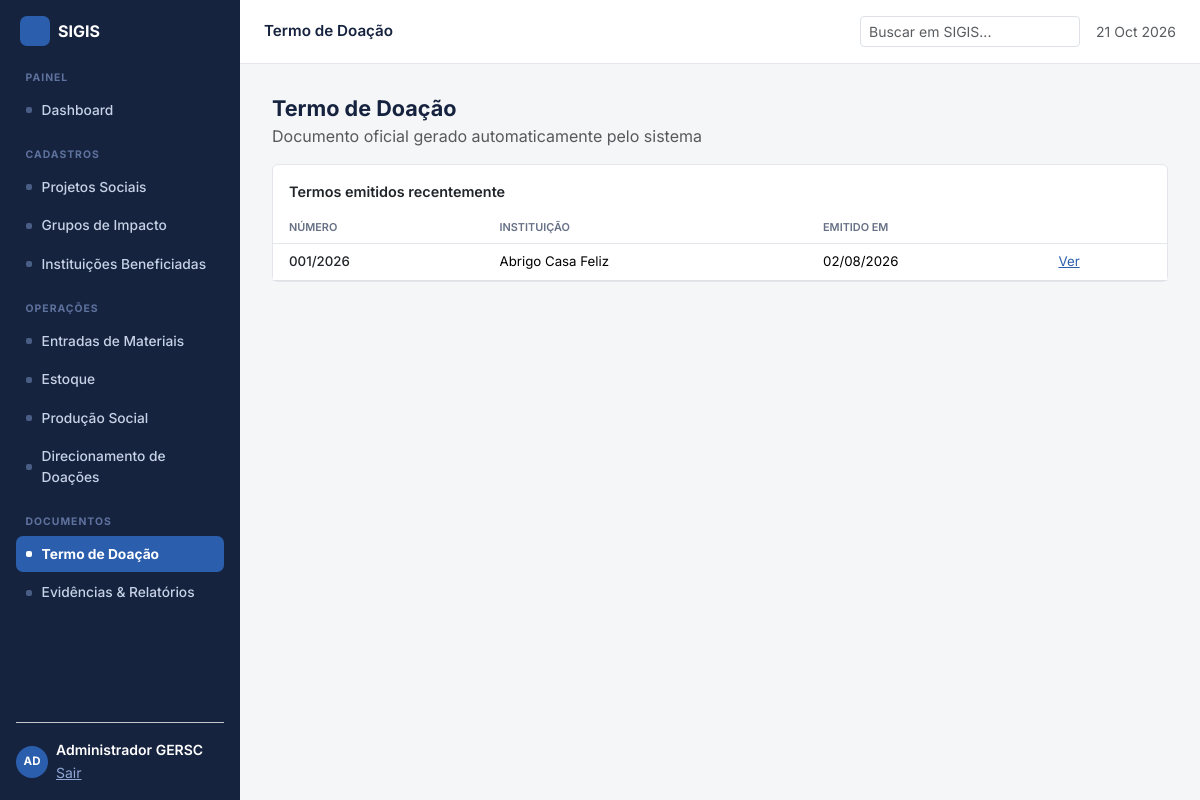
The page /termo.php (signed in) on the database as committed earlier.
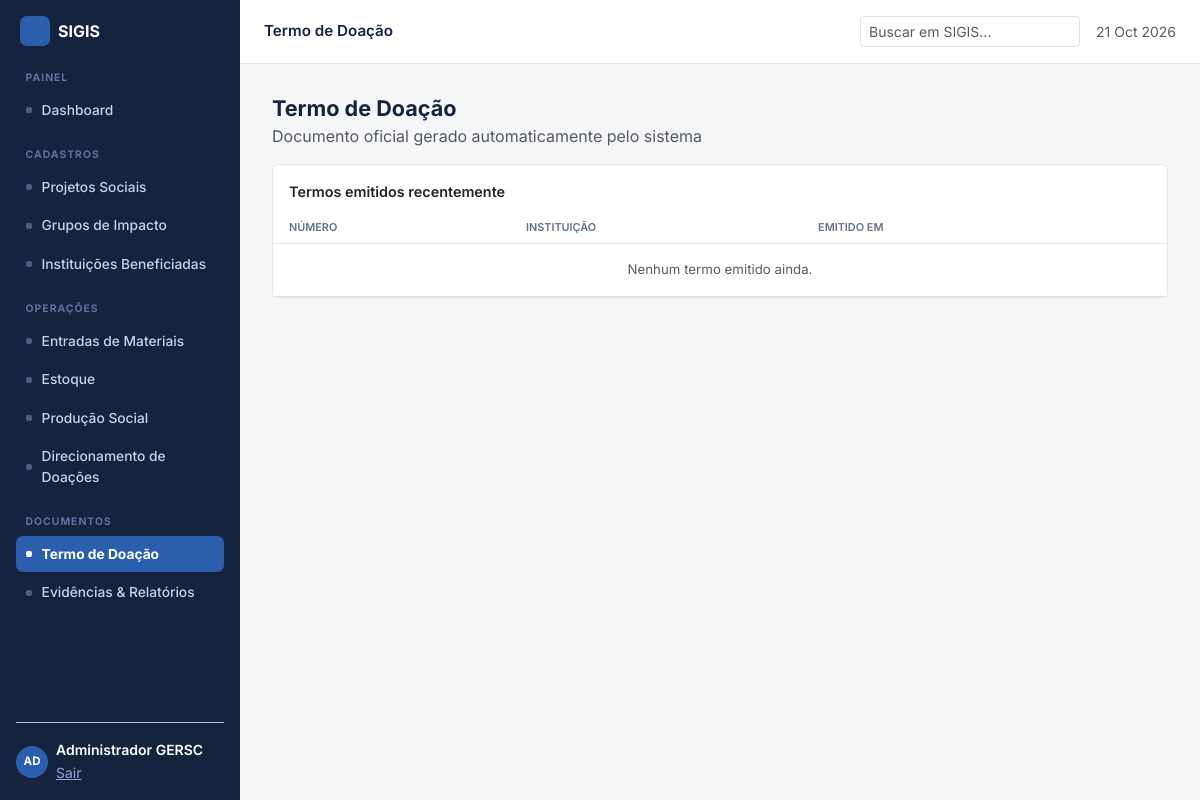
The same page on the database as committed later.
### tables this page shows
CREATE TABLE termos (
  id INT AUTO_INCREMENT PRIMARY KEY,
  doacao_id INT NOT NULL UNIQUE,
  numero VARCHAR(30) NOT NULL UNIQUE,
  emitido_em DATE NOT NULL,
  FOREIGN KEY (doacao_id) REFERENCES doacoes(id)
);

CREATE TABLE instituicoes (
  id INT AUTO_INCREMENT PRIMARY KEY,
  nome VARCHAR(150) NOT NULL,
  razao_social VARCHAR(200),
  cnpj VARCHAR(20) NOT NULL UNIQUE,
  bairro VARCHAR(100),
  responsavel VARCHAR(150),
  tipo VARCHAR(100),
  acolhimento TINYINT(1) NOT NULL DEFAULT 0
);

### includes/functions.php (called while the page is built, shortened)
<?php
function e($s) {
    return htmlspecialchars((string)$s, ENT_QUOTES, 'UTF-8');
}
function active_screen() {
    $file = basename($_SERVER['PHP_SELF'], '.php');
    return $file;
}

### termo.php (the view, shortened to what the changed rows need)
<?php
require_once __DIR__ . '/includes/bootstrap.php';
$termosTodos = $pdo->query('SELECT t.id, t.numero, t.emitido_em, i.nome as instituicao_nome FROM termos t JOIN doacoes d ON d.id = t.doacao_id JOIN instituicoes i ON i.id = d.instituicao_id ORDER BY t.id DESC LIMIT 10')->fetchAll();
require __DIR__ . '/includes/layout_top.php';
?>
<div class="card no-print">
  <div class="table-responsive">
    <table class="table table-sigis mb-0">
      <thead><tr><th class="ps-3">Número</th><th>Instituição</th><th>Emitido em</th><th class="pe-3"></th></tr></thead>
      <tbody>
        <?php foreach ($termosTodos as $t) { ?>
          <tr>
            <td class="ps-3 fw-medium text-dark"><?php echo e($t['numero']); ?></td>
            <td><?php echo e($t['instituicao_nome']); ?></td>
            <td><?php echo e(date('d/m/Y', strtotime($t['emitido_em']))); ?></td>
            <td class="pe-3"><a href="termo.php?id=<?php echo $t['id']; ?>" target="_blank" rel="noopener">Ver</a></td>
          </tr>
        <?php } ?>
        <?php if (!count($termosTodos)) { ?>
          <tr><td colspan="4" class="text-center text-muted py-3">Nenhum termo emitido ainda.</td></tr>
        <?php } ?>
      </tbody>
    </table>
  </div>
</div>
<?php require __DIR__ . '/includes/layout_bottom.php'; ?>

### includes/layout_top.php (shortened to what the changed rows need)
<?php
$active = active_screen();
$navConfig = array(
    array('label' => 'Painel', 'items' => array(
        array('id' => 'dashboard', 'label' => 'Dashboard'),
    )),
    array('label' => 'Cadastros', 'items' => array(
        array('id' => 'projetos', 'label' => 'Projetos Sociais'),
        array('id' => 'grupos', 'label' => 'Grupos de Impacto'),
        array('id' => 'instituicoes', 'label' => 'Instituições Beneficiadas'),
    )),
    array('label' => 'Operações', 'items' => array(
        array('id' => 'entradas', 'label' => 'Entradas de Materiais'),
        array('id' => 'estoque', 'label' => 'Estoque'),
        array('id' => 'producao', 'label' => 'Produção Social'),
        array('id' => 'doacoes', 'label' => 'Direcionamento de Doações'),
    )),
    array('label' => 'Documentos', 'items' => array(
        array('id' => 'termo', 'label' => 'Termo de Doação'),
        array('id' => 'evidencias', 'label' => 'Evidências & Relatórios'),
    )),
);
?>
<!DOCTYPE html>
<html lang="pt-BR">
<head>
<link href="https://cdn.jsdelivr.net/npm/bootstrap@5.3.3/dist/css/bootstrap.min.css" rel="stylesheet">
<link href="https://cdn.jsdelivr.net/npm/bootstrap-icons@1.11.3/font/bootstrap-icons.min.css" rel="stylesheet">
<link href="assets/css/style.css" rel="stylesheet">
</head>
<body>
<div class="d-flex">
  <nav class="sigis-sidebar flex-column p-3 d-flex">
    <div class="d-flex align-items-center gap-2 mb-4 px-1">
      <div class="brand-mark sm"></div>
      <div class="text-white fw-bold fs-6">SIGIS</div>
    </div>
    <?php foreach ($navConfig as $group) { ?>
      <div class="nav-group-label"><?php echo e($group['label']); ?></div>
      <div class="mb-3">
        <?php foreach ($group['items'] as $item) { ?>
          <a class="nav-link <?php echo $active === $item['id'] ? 'active' : ''; ?>" href="<?php echo e($item['id']); ?>.php">
            <span class="dot"></span><?php echo e($item['label']); ?>
          </a>
        <?php } ?>
      </div>
    <?php } ?>
    <div class="mt-auto pt-3 border-top border-secondary-subtle d-flex align-items-center gap-2">
      <div class="sigis-avatar">AD</div>
      <div style="min-width:0">
      </div>
    </div>
  </nav>
  <div class="flex-fill d-flex flex-column" style="min-width:0">
    <div class="sigis-content flex-fill">

Rows that differ between the two databases and show on the page:
removed termos: numero "001/2026", instituicoes.nome "Abrigo Casa Feliz", emitido_em "02/08/2026"
Other text that changed with them:
text now shown: "Nenhum termo emitido ainda."
